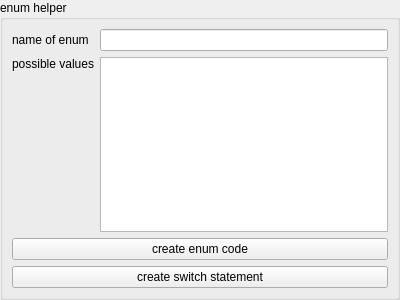
<?xml version="1.0" encoding="UTF-8"?>
<ui version="4.0">
 <class>EnumHelper</class>
 <widget class="QWidget" name="EnumHelper">
  <property name="geometry">
   <rect>
    <x>0</x>
    <y>0</y>
    <width>400</width>
    <height>300</height>
   </rect>
  </property>
  <property name="windowTitle">
   <string>Form</string>
  </property>
  <layout class="QGridLayout" name="gridLayout">
   <property name="leftMargin">
    <number>0</number>
   </property>
   <property name="topMargin">
    <number>0</number>
   </property>
   <property name="rightMargin">
    <number>0</number>
   </property>
   <property name="bottomMargin">
    <number>0</number>
   </property>
   <item row="0" column="0">
    <widget class="QGroupBox" name="groupBox">
     <property name="title">
      <string>enum helper</string>
     </property>
     <layout class="QGridLayout" name="gridLayout_2">
      <item row="0" column="0">
       <widget class="QLabel" name="label">
        <property name="text">
         <string>name of enum</string>
        </property>
       </widget>
      </item>
      <item row="0" column="1">
       <widget class="QLineEdit" name="lineEditEnum"/>
      </item>
      <item row="1" column="0">
       <widget class="QLabel" name="label_2">
        <property name="text">
         <string>possible values</string>
        </property>
        <property name="alignment">
         <set>Qt::AlignLeading|Qt::AlignLeft|Qt::AlignTop</set>
        </property>
       </widget>
      </item>
      <item row="1" column="1">
       <widget class="QPlainTextEdit" name="plainTextEditValues"/>
      </item>
      <item row="2" column="0" colspan="2">
       <widget class="QPushButton" name="pushButtonCreateCodeEnum">
        <property name="text">
         <string>create enum code</string>
        </property>
       </widget>
      </item>
      <item row="3" column="0" colspan="2">
       <widget class="QPushButton" name="pushButtonCreateCodeSwitch">
        <property name="text">
         <string>create switch statement</string>
        </property>
       </widget>
      </item>
     </layout>
    </widget>
   </item>
  </layout>
 </widget>
 <resources/>
 <connections/>
</ui>
